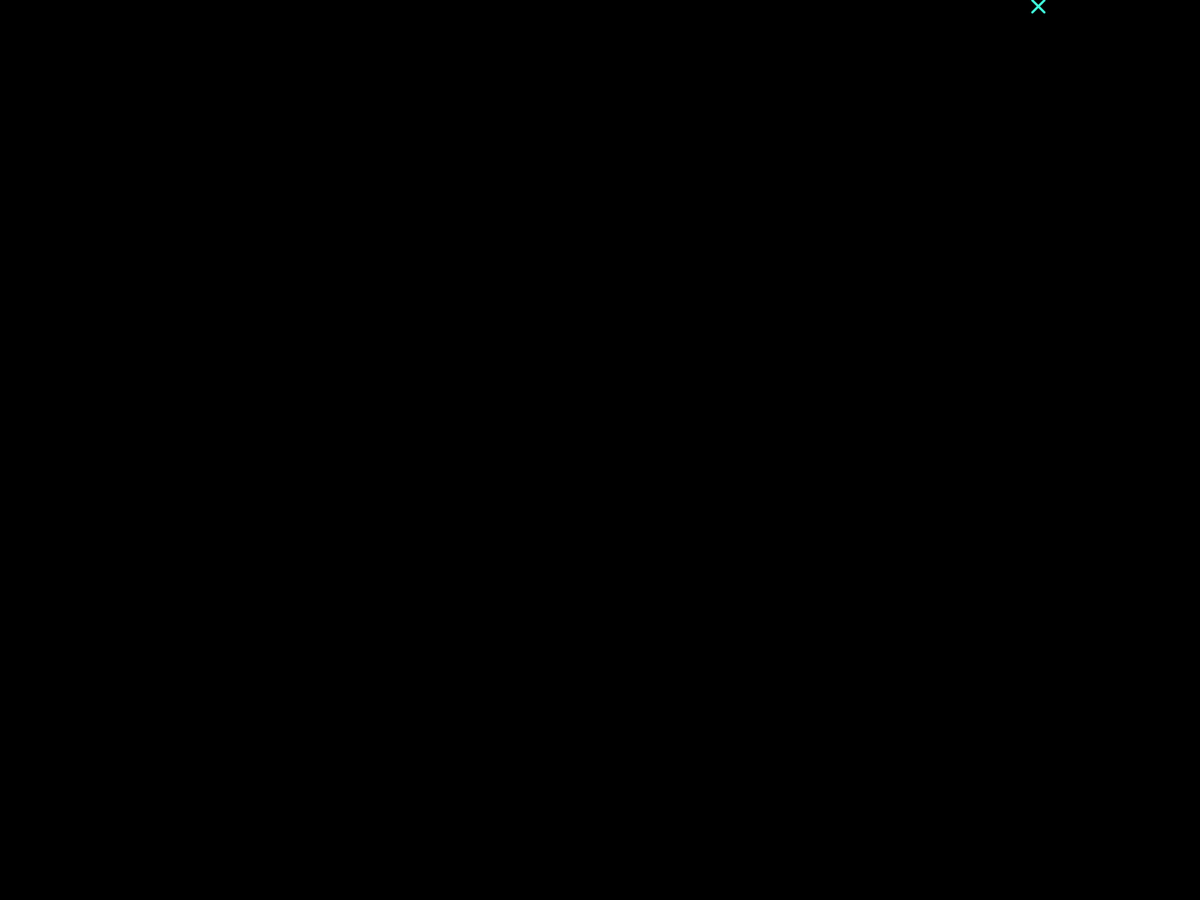
Frame 1 (no input)
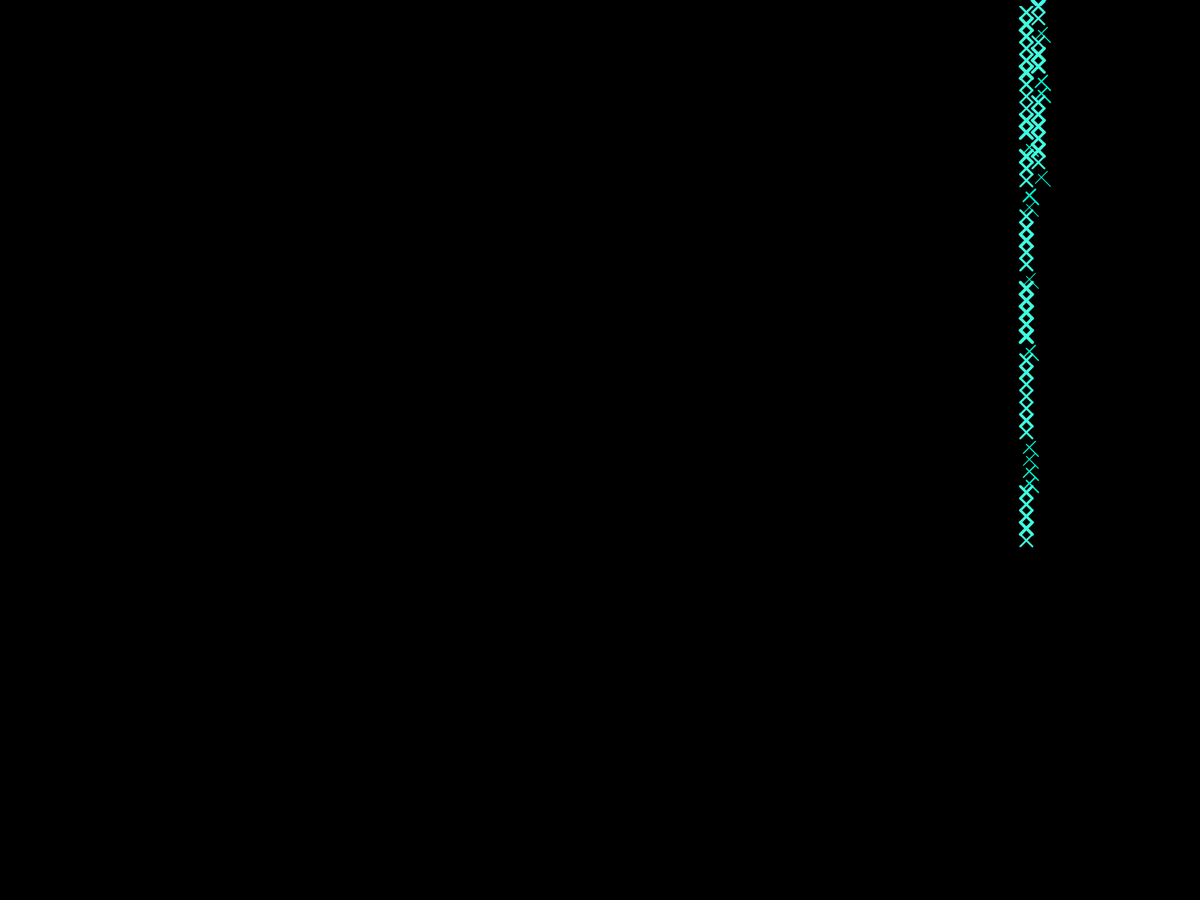
Frame 60 (the mouse pressed at the canvas centre just before this capture)
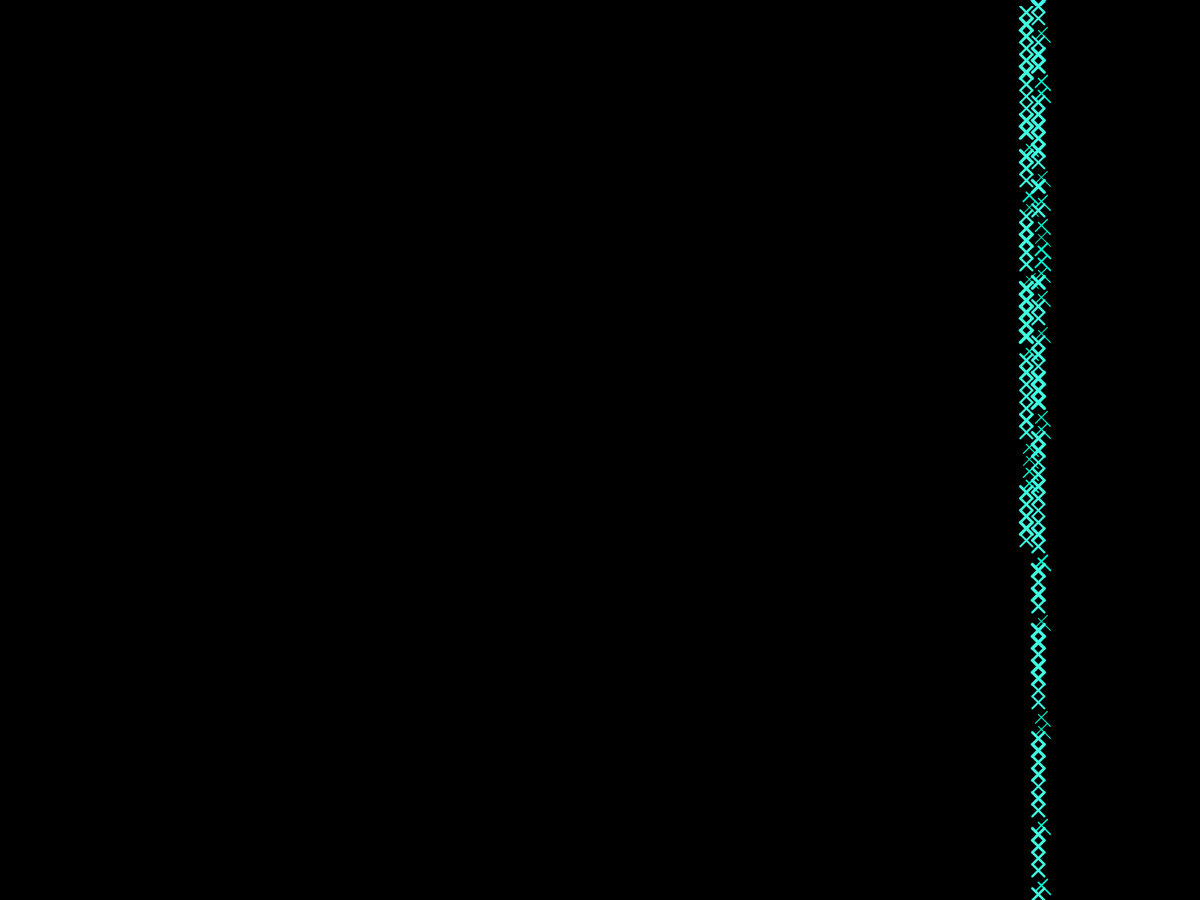
Frame 120 (the mouse held since frame 60 and released just before this capture)

The Processing sketch that drew these frames (run headless with seeded random() and noise(); from frame 60 on, the mouse is pressed at the canvas centre):

// Processing sketch: porting05
// ── porting05.pde
int w = 16;
int h = 16;
int index = 0; 
int c;
int s;
PImage p;

void setup() {
  c=(120);
  s=1;
  fullScreen();
  background(0);
  //background(255);
  //background(c);
  smooth();
  noFill();
  colorMode(HSB);
  //frameRate(3);
  ellipseMode(CENTER);
}

void draw() {

  int x1 = w*86;
  int x2 = w*87;
  int y1 = h*index;
  int y2 = h + y1;

  if (random(4) < 3) {
    //strokeWeight(1);
    strokeWeight(random(2.5, 4.5));
    stroke(c, 190, 255);
    //ellipseMode(CORNER);

    line(x1, y1, x2, y2);
    line(x1, y2, x2, y1);
  } else {


    //strokeWeight(1);
    //stroke(c, 255,255);
    //arc(x1,y1, w, h, HALF_PI,PI);

    strokeWeight(random(1, 2.5));
    stroke(c, 255, 255);
    line(x1+4, y2+4, x2+4, y1+4);
    line(x1+8, y1+8, x2+8, y2+8);
    //arc(x2, y2, w/2,h/2,0, PI+HALF_PI);
  }
  index++;
  if (index >= int(random(height))) {
    c ++;
    p = get(w, -h/2, w*88, w*90);
    //p = get(w, -h/2, w*37, w*29);
    background(0);
    set(0, 0, p);
    index = 0;
  }
}
